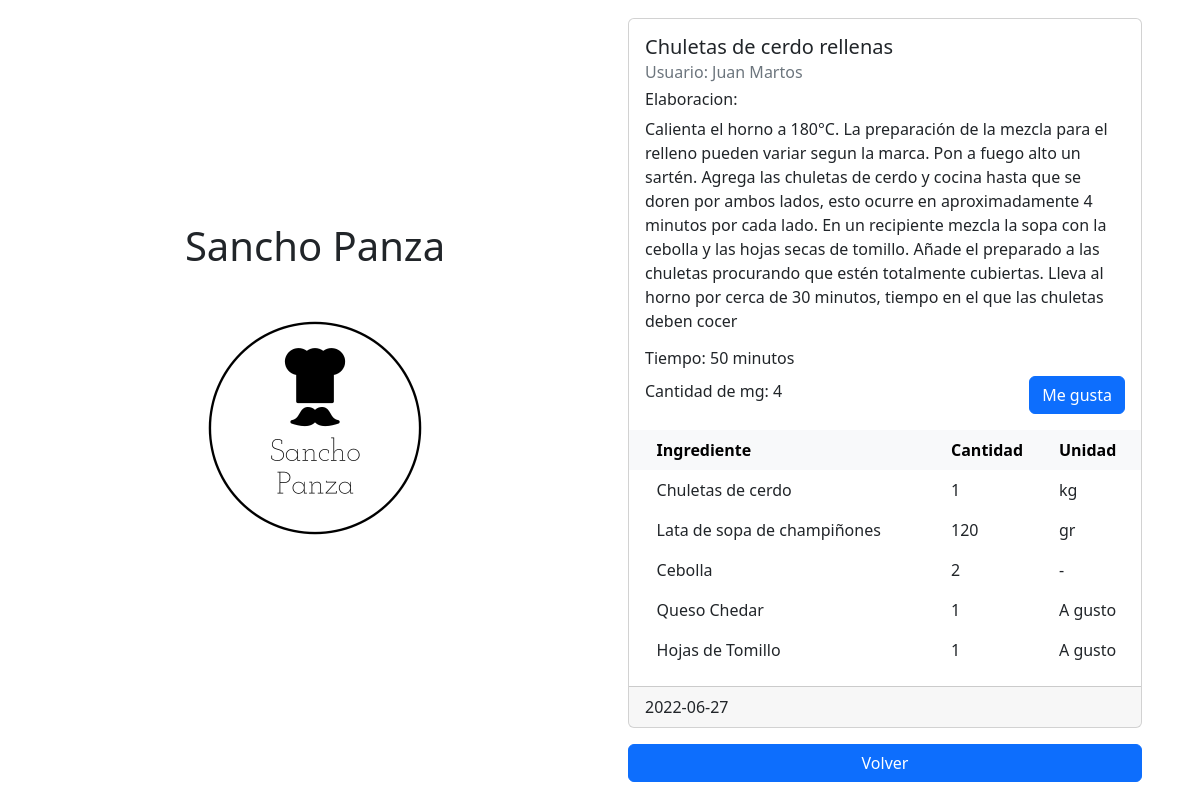
/view_recipe/5, run on an earlier commit of the app's database.
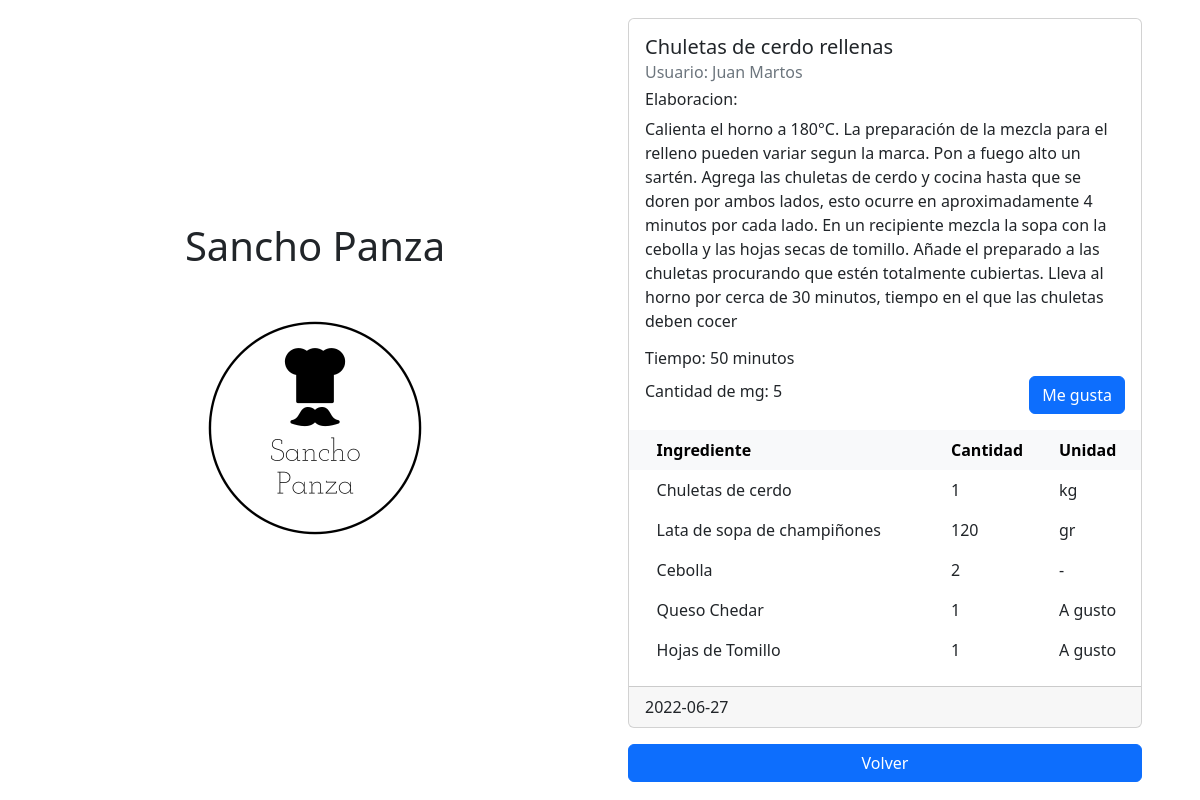
And on a later commit of the database.
### src/database.py (models this page shows)
class Receta(db.Model):
    __tablename__ = "receta"
    id = db.Column(db.Integer, primary_key=True)
    nombre = db.Column(db.String(80), nullable=False)
    tiempo = db.Column(db.Integer, nullable=False)
    elaboracion = db.Column(db.Text)
    cantidadmegusta = db.Column(db.Integer, nullable=False)
    fecha = db.Column(db.DateTime)
    usuarioid = db.Column(db.Integer, db.ForeignKey('usuario.id'))
    ingrediente =  db.relationship(
        'Ingrediente',
        backref='receta',
        cascade="all, delete-orphan"
    )

### src/consultarRecetas.py (the view)
@app.route('/view_recipe/<receta_id>')
def view_recipe(receta_id):
	select_recipe = Receta.query.get(receta_id)
	return render_template('view_recipe.html', receta = select_recipe)

### templates/view_recipe.html (shortened to what this page needs)
{% extends 'base.html' %}
{% block content %}
    <div class="card m-3" style="max-width: 40rem;">
        <div class="card-body">
            <h5 class="card-title">{{receta.nombre}}</h5>
            <h6 class="card-subtitle mb-2 text-muted">Usuario: {{receta.usuario.nombre}}</h6>
            <h6>Elaboracion:</h6>
            <p class="card-text">{{receta.elaboracion}}</p>
            <h6>Tiempo: {{receta.tiempo}} minutos</h6>
            <div class="d-flex align-items-center">
                <h6 class="">Cantidad de mg: {{receta.cantidadmegusta}}</h6>
                {% if receta.usuario.id != session.user_id %}
                    <a class="ms-auto btn btn-primary" href="{{url_for('like', receta_id=receta.id)}}" role="button">Me gusta</a>
                {% endif %}
            </div>
        </div>
        <table class="table table-hover table-borderless">
            <thead class="table-light">
                <tr>
                    <th scope="col"></th>
                    <th scope="col">Ingrediente</th>
                    <th scope="col">Cantidad</th>
                    <th scope="col">Unidad</th>
                </tr>
            </thead>
            <tbody>
                {% for ingrediente in receta.ingrediente %}
                <tr>
                    <th scope="col"></th>
                    <td>{{ ingrediente.nombre }}</td>
                    <td>{{ ingrediente.cantidad }}</td>
                    <td>{{ ingrediente.unidad }}</td>
                </tr>
                {% endfor %}
            </tbody>
        </table>
        <div class="card-footer">{{receta.fecha.date()}}</div>
    </div>
    <a href="{{ url_for('home') }}" class="d-block m-3 btn btn-primary" role="button">Volver</a>
{% endblock %}

What changed in the data, as far as the page shows it:
changed Receta "Chuletas de cerdo rellenas": cantidadmegusta "4" → "5"
